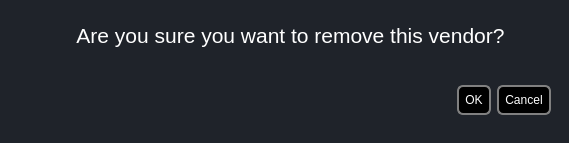
<?xml version="1.0" encoding="UTF-8"?>
<ui version="4.0">
 <class>Dialog_remove</class>
 <widget class="QDialog" name="Dialog_remove">
  <property name="geometry">
   <rect>
    <x>0</x>
    <y>0</y>
    <width>569</width>
    <height>143</height>
   </rect>
  </property>
  <property name="windowTitle">
   <string>Dialog</string>
  </property>
  <property name="styleSheet">
   <string notr="true">*{
	
border:none;
background-color:transparent;
background:none;
padding:0;
margin:0;
color:#fff;
}



#QDialog{
background-color:#1f232a;
}

QDialog{
text-align:left;
padding: 5px 10px;

border-top-left-radius:5px;
border-botton-left-radius:5px;
}
QDialog{
background-color:#1f232a;;
text-align:left;
padding:2px 10px;
color:white;}</string>
  </property>
  <widget class="QLabel" name="label">
   <property name="geometry">
    <rect>
     <x>10</x>
     <y>10</y>
     <width>561</width>
     <height>51</height>
    </rect>
   </property>
   <property name="font">
    <font>
     <family>MS Shell Dlg 2</family>
     <pointsize>16</pointsize>
     <italic>false</italic>
     <bold>false</bold>
    </font>
   </property>
   <property name="styleSheet">
    <string notr="true">font: 16pt &quot;MS Shell Dlg 2&quot;;</string>
   </property>
   <property name="text">
    <string>Are you sure you want to remove this vendor?</string>
   </property>
   <property name="alignment">
    <set>Qt::AlignCenter</set>
   </property>
  </widget>
  <widget class="QWidget" name="widget" native="true">
   <property name="geometry">
    <rect>
     <x>220</x>
     <y>70</y>
     <width>331</width>
     <height>61</height>
    </rect>
   </property>
   <property name="styleSheet">
    <string notr="true">QPushButton:pressed {
	background-color: rgb(197, 197, 197);
    
}

QPushButton{
border:2px solid grey;
}</string>
   </property>
   <layout class="QHBoxLayout" name="horizontalLayout">
    <item>
     <widget class="QDialogButtonBox" name="buttonBox">
      <property name="enabled">
       <bool>true</bool>
      </property>
      <property name="autoFillBackground">
       <bool>false</bool>
      </property>
      <property name="styleSheet">
       <string notr="true">border: 2px solid grey;
border-radius: 6px;
background-color: #000000;
padding: 6px;</string>
      </property>
      <property name="orientation">
       <enum>Qt::Horizontal</enum>
      </property>
      <property name="standardButtons">
       <set>QDialogButtonBox::Cancel|QDialogButtonBox::Ok</set>
      </property>
      <property name="centerButtons">
       <bool>false</bool>
      </property>
     </widget>
    </item>
   </layout>
  </widget>
 </widget>
 <resources/>
 <connections/>
</ui>
